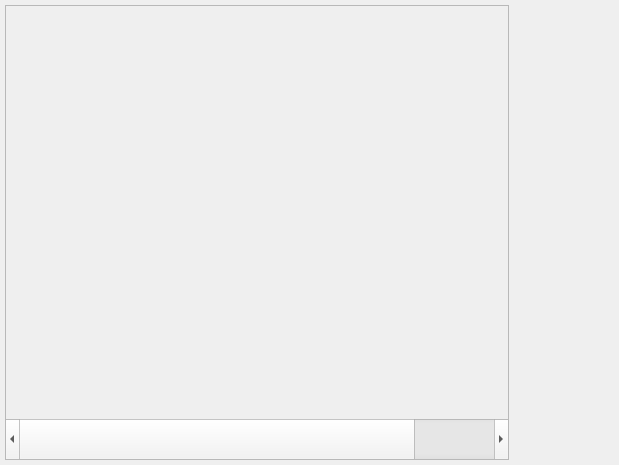
<?xml version="1.0" encoding="UTF-8"?>
<ui version="4.0">
 <class>Av17DefView</class>
 <widget class="QWidget" name="Av17DefView">
  <property name="geometry">
   <rect>
    <x>0</x>
    <y>0</y>
    <width>619</width>
    <height>465</height>
   </rect>
  </property>
  <property name="windowTitle">
   <string>Form</string>
  </property>
  <layout class="QHBoxLayout" name="horizontalLayout">
   <property name="spacing">
    <number>0</number>
   </property>
   <property name="leftMargin">
    <number>5</number>
   </property>
   <property name="topMargin">
    <number>5</number>
   </property>
   <property name="rightMargin">
    <number>5</number>
   </property>
   <property name="bottomMargin">
    <number>5</number>
   </property>
   <item>
    <layout class="QVBoxLayout" name="verticalLayout_2">
     <item>
      <widget class="QScrollArea" name="scrollArea">
       <property name="sizePolicy">
        <sizepolicy hsizetype="Expanding" vsizetype="Expanding">
         <horstretch>0</horstretch>
         <verstretch>0</verstretch>
        </sizepolicy>
       </property>
       <property name="styleSheet">
        <string notr="true">QScrollBar:horizontal {height: 40;}</string>
       </property>
       <property name="verticalScrollBarPolicy">
        <enum>Qt::ScrollBarAlwaysOff</enum>
       </property>
       <property name="horizontalScrollBarPolicy">
        <enum>Qt::ScrollBarAlwaysOn</enum>
       </property>
       <property name="sizeAdjustPolicy">
        <enum>QAbstractScrollArea::AdjustToContentsOnFirstShow</enum>
       </property>
       <property name="widgetResizable">
        <bool>false</bool>
       </property>
       <property name="alignment">
        <set>Qt::AlignLeading|Qt::AlignLeft|Qt::AlignVCenter</set>
       </property>
       <widget class="QWidget" name="scrollAreaWidgetContents">
        <property name="enabled">
         <bool>false</bool>
        </property>
        <property name="geometry">
         <rect>
          <x>-29</x>
          <y>0</y>
          <width>603</width>
          <height>451</height>
         </rect>
        </property>
       </widget>
      </widget>
     </item>
    </layout>
   </item>
   <item>
    <layout class="QVBoxLayout" name="ControlAreaLayout">
     <item>
      <widget class="ControlsArea" name="controlsArea" native="true">
       <property name="sizePolicy">
        <sizepolicy hsizetype="Expanding" vsizetype="Preferred">
         <horstretch>0</horstretch>
         <verstretch>0</verstretch>
        </sizepolicy>
       </property>
       <property name="minimumSize">
        <size>
         <width>0</width>
         <height>0</height>
        </size>
       </property>
      </widget>
     </item>
    </layout>
   </item>
  </layout>
 </widget>
 <customwidgets>
  <customwidget>
   <class>ControlsArea</class>
   <extends>QWidget</extends>
   <header>controlsarea.h</header>
   <container>1</container>
  </customwidget>
 </customwidgets>
 <resources/>
 <connections/>
</ui>
